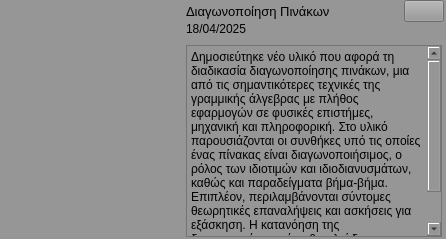
                         <widget class="QWidget" name="widget_20" native="true">
                          <property name="minimumSize">
                           <size>
                            <width>0</width>
                            <height>0</height>
                           </size>
                          </property>
                          <property name="maximumSize">
                           <size>
                            <width>16777215</width>
                            <height>16777215</height>
                           </size>
                          </property>
                          <property name="styleSheet">
                           <string notr="true">background-color: rgb(150, 150, 150);</string>
                          </property>
                          <layout class="QHBoxLayout" name="horizontalLayout_11">
                           <property name="spacing">
                            <number>7</number>
                           </property>
                           <property name="leftMargin">
                            <number>0</number>
                           </property>
                           <property name="topMargin">
                            <number>0</number>
                           </property>
                           <property name="rightMargin">
                            <number>0</number>
                           </property>
                           <property name="bottomMargin">
                            <number>0</number>
                           </property>
                           <item alignment="Qt::AlignLeft">
                            <widget class="QWidget" name="widget_21" native="true">
                             <layout class="QVBoxLayout" name="verticalLayout_22">
                              <property name="leftMargin">
                               <number>0</number>
                              </property>
                              <property name="topMargin">
                               <number>0</number>
                              </property>
                              <property name="rightMargin">
                               <number>0</number>
                              </property>
                              <property name="bottomMargin">
                               <number>0</number>
                              </property>
                              <item>
                               <widget class="QLabel" name="label_13">
                                <property name="minimumSize">
                                 <size>
                                  <width>170</width>
                                  <height>100</height>
                                 </size>
                                </property>
                                <property name="whatsThis">
                                 <string>&lt;html&gt;&lt;head/&gt;&lt;body&gt;&lt;p&gt;&lt;img src=&quot;:/material_design/icons/material_design/unsplash_IyaNci0CyRk.png&quot;/&gt;&lt;/p&gt;&lt;/body&gt;&lt;/html&gt;</string>
                                </property>
                                <property name="styleSheet">
                                 <string notr="true"/>
                                </property>
                                <property name="text">
                                 <string/>
                                </property>
                                <property name="alignment">
                                 <set>Qt::AlignCenter</set>
                                </property>
                               </widget>
                              </item>
                             </layout>
                            </widget>
                           </item>
                           <item>
                            <widget class="QWidget" name="widget_22" native="true">
                             <property name="minimumSize">
                              <size>
                               <width>0</width>
                               <height>0</height>
                              </size>
                             </property>
                             <layout class="QVBoxLayout" name="verticalLayout_23">
                              <property name="spacing">
                               <number>0</number>
                              </property>
                              <property name="topMargin">
                               <number>0</number>
                              </property>
                              <property name="rightMargin">
                               <number>2</number>
                              </property>
                              <property name="bottomMargin">
                               <number>0</number>
                              </property>
                              <item alignment="Qt::AlignTop">
                               <widget class="QWidget" name="widget_23" native="true">
                                <layout class="QGridLayout" name="gridLayout_4">
                                 <property name="leftMargin">
                                  <number>0</number>
                                 </property>
                                 <property name="topMargin">
                                  <number>0</number>
                                 </property>
                                 <property name="rightMargin">
                                  <number>0</number>
                                 </property>
                                 <property name="verticalSpacing">
                                  <number>0</number>
                                 </property>
                                 <item row="0" column="2">
                                  <widget class="QPushButton" name="pushButton_11">
                                   <property name="sizePolicy">
                                    <sizepolicy hsizetype="Fixed" vsizetype="Fixed">
                                     <horstretch>0</horstretch>
                                     <verstretch>0</verstretch>
                                    </sizepolicy>
                                   </property>
                                   <property name="text">
                                    <string/>
                                   </property>
                                   <property name="icon">
                                    <iconset resource="../Qss/icons/_icons.qrc">
                                     <normaloff>:/feather/icons/feather/arrow-right.png</normaloff>:/feather/icons/feather/arrow-right.png</iconset>
                                   </property>
                                   <property name="autoDefault">
                                    <bool>false</bool>
                                   </property>
                                  </widget>
                                 </item>
                                 <item row="1" column="0">
                                  <widget class="QLabel" name="label_24">
                                   <property name="text">
                                    <string>18/04/2025</string>
                                   </property>
                                  </widget>
                                 </item>
                                 <item row="0" column="0" colspan="2">
                                  <widget class="QLabel" name="label_14">
                                   <property name="font">
                                    <font>
                                     <pointsize>10</pointsize>
                                     <italic>false</italic>
                                     <bold>false</bold>
                                     <underline>false</underline>
                                     <strikeout>false</strikeout>
                                     <kerning>true</kerning>
                                    </font>
                                   </property>
                                   <property name="text">
                                    <string>Διαγωνοποίηση Πινάκων</string>
                                   </property>
                                   <property name="textFormat">
                                    <enum>Qt::AutoText</enum>
                                   </property>
                                   <property name="scaledContents">
                                    <bool>false</bool>
                                   </property>
                                   <property name="wordWrap">
                                    <bool>false</bool>
                                   </property>
                                  </widget>
                                 </item>
                                </layout>
                               </widget>
                              </item>
                              <item>
                               <widget class="QWidget" name="widget_24" native="true">
                                <layout class="QVBoxLayout" name="verticalLayout_24">
                                 <property name="spacing">
                                  <number>0</number>
                                 </property>
                                 <property name="leftMargin">
                                  <number>0</number>
                                 </property>
                                 <property name="topMargin">
                                  <number>0</number>
                                 </property>
                                 <property name="rightMargin">
                                  <number>2</number>
                                 </property>
                                 <property name="bottomMargin">
                                  <number>2</number>
                                 </property>
                                 <item>
                                  <widget class="QTextBrowser" name="textBrowser_4">
                                   <property name="html">
                                    <string>&lt;!DOCTYPE HTML PUBLIC &quot;-//W3C//DTD HTML 4.0//EN&quot; &quot;http://www.w3.org/TR/REC-html40/strict.dtd&quot;&gt;
&lt;html&gt;&lt;head&gt;&lt;meta name=&quot;qrichtext&quot; content=&quot;1&quot; /&gt;&lt;meta charset=&quot;utf-8&quot; /&gt;&lt;style type=&quot;text/css&quot;&gt;
p, li { white-space: pre-wrap; }
hr { height: 1px; border-width: 0; }
li.unchecked::marker { content: &quot;\2610&quot;; }
li.checked::marker { content: &quot;\2612&quot;; }
&lt;/style&gt;&lt;/head&gt;&lt;body style=&quot; font-family:'Sans Serif'; font-size:9pt; font-weight:400; font-style:normal;&quot;&gt;
&lt;p style=&quot; margin-top:0px; margin-bottom:0px; margin-left:0px; margin-right:0px; -qt-block-indent:0; text-indent:0px;&quot;&gt;&lt;span style=&quot; font-family:'MS Shell Dlg 2';&quot;&gt;Δημοσιεύτηκε νέο υλικό που αφορά τη διαδικασία διαγωνοποίησης πινάκων, μια από τις σημαντικότερες τεχνικές της γραμμικής άλγεβρας με πλήθος εφαρμογών σε φυσικές επιστήμες, μηχανική και πληροφορική. Στο υλικό παρουσιάζονται οι συνθήκες υπό τις οποίες ένας πίνακας είναι διαγωνοποιήσιμος, ο ρόλος των ιδιοτιμών και ιδιοδιανυσμάτων, καθώς και παραδείγματα βήμα-βήμα. Επιπλέον, περιλαμβάνονται σύντομες θεωρητικές επαναλήψεις και ασκήσεις για εξάσκηση. Η κατανόηση της διαγωνοποίησης είναι θεμελιώδης για την ανάλυση δυναμικών συστημάτων και τη λύση διαφορικών εξισώσεων.&lt;/span&gt;&lt;/p&gt;&lt;/body&gt;&lt;/html&gt;</string>
                                   </property>
                                  </widget>
                                 </item>
                                </layout>
                               </widget>
                              </item>
                             </layout>
                            </widget>
                           </item>
                          </layout>
                         </widget>
